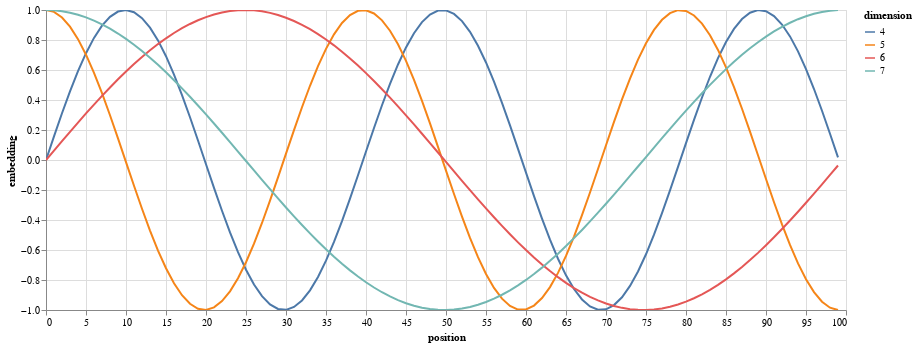

Notebook source saved alongside this figure:
### Markdown cell above
![Plot of positional encoding](enc.png)

### Code cell
# for an interactive version
chart.interactive()

### Figure 1 — Vega-Lite specification as saved in the notebook (floating-point values rounded to 4 significant figures; data arrays with more than 128 entries replaced by an {"elided": "..."} marker saying what was removed)
{"config": {"view": {"continuousWidth": 300, "continuousHeight": 300}}, "data": {"name": "data-464eebdfea7d9698f9e2e7e29a6c93c7"}, "mark": {"type": "line"}, "encoding": {"color": {"field": "dimension", "type": "nominal"}, "x": {"field": "position", "type": "quantitative"}, "y": {"field": "embedding", "type": "quantitative"}}, "params": [{"name": "param_4", "select": {"type": "interval", "encodings": ["x", "y"]}, "bind": "scales"}, {"name": "param_5", "select": {"type": "interval", "encodings": ["x", "y"]}, "bind": "scales"}], "width": 800, "$schema": "https://vega.github.io/schema/vega-lite/v5.20.1.json", "datasets": {"data-464eebdfea7d9698f9e2e7e29a6c93c7": {"elided": "400 records"}}}
